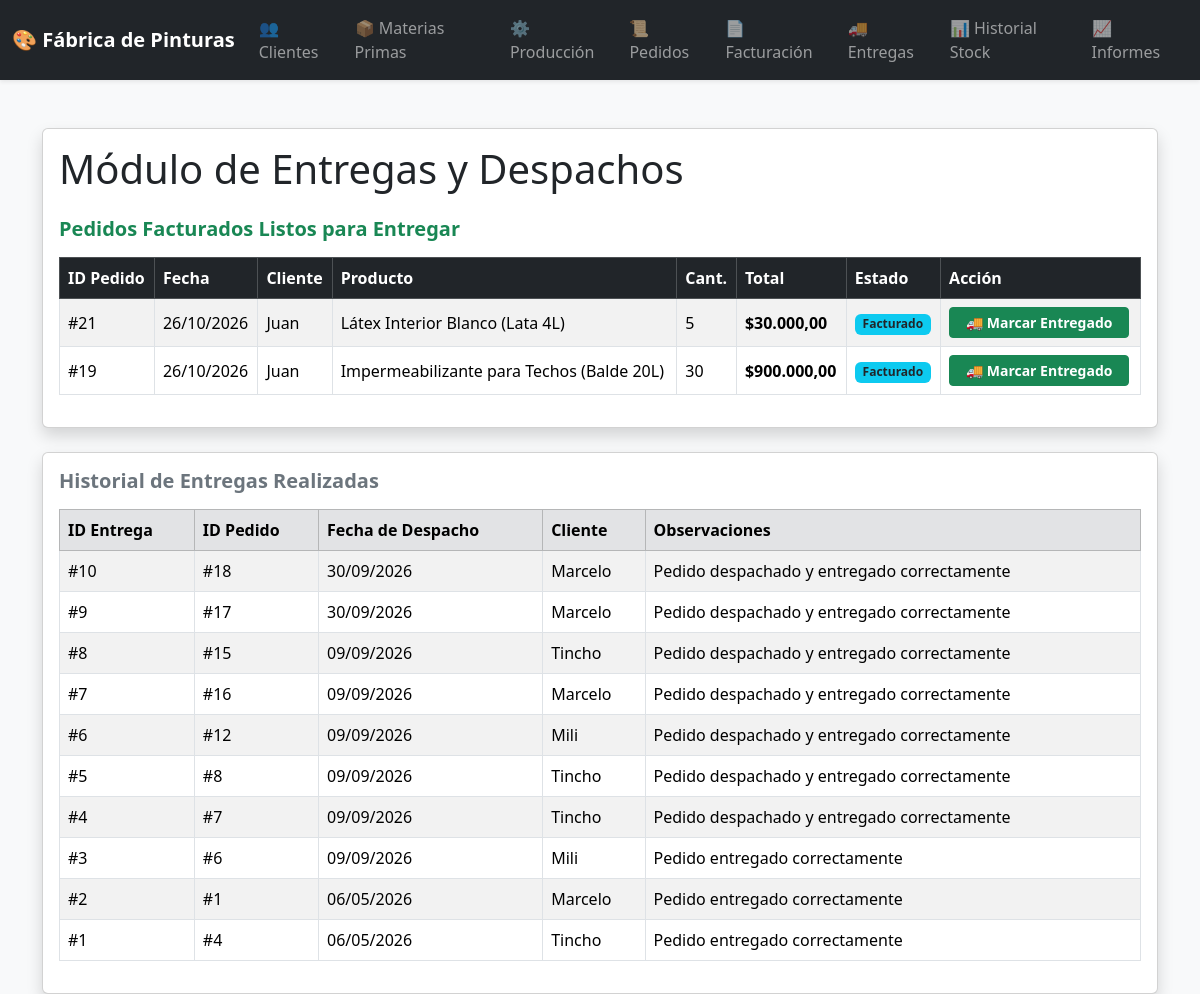
The app's page /entregas.php with its own data.
### tables this page shows
CREATE TABLE `pedidos` (
  `id` int(11) NOT NULL,
  `cliente_id` int(11) DEFAULT NULL,
  `fecha` date DEFAULT NULL,
  `estado` varchar(50) DEFAULT NULL
);

CREATE TABLE `clientes` (
  `id` int(11) NOT NULL,
  `nombre` varchar(100) DEFAULT NULL,
  `telefono` varchar(50) DEFAULT NULL,
  `email` varchar(100) DEFAULT NULL,
  `direccion` varchar(150) DEFAULT NULL
);

CREATE TABLE `productos` (
  `id` int(11) NOT NULL,
  `nombre` varchar(100) DEFAULT NULL,
  `descripcion` varchar(150) DEFAULT NULL,
  `precio` decimal(10,2) DEFAULT NULL,
  `stock` int(11) DEFAULT NULL,
  `categoria` varchar(100) DEFAULT NULL
);

CREATE TABLE `pedido_detalle` (
  `id` int(11) NOT NULL,
  `pedido_id` int(11) DEFAULT NULL,
  `producto_id` int(11) DEFAULT NULL,
  `cantidad` int(11) DEFAULT NULL,
  `precio_unitario` decimal(10,2) DEFAULT NULL
);

CREATE TABLE `entregas` (
  `id` int(11) NOT NULL,
  `pedido_id` int(11) DEFAULT NULL,
  `fecha` date DEFAULT NULL,
  `observaciones` varchar(200) DEFAULT NULL
);

### entregas.php (the view, shortened to what this page needs)
<?php
include("conexion.php");
$pedidosFacturados = $conexion->query("
    SELECT
        pedidos.id,
        pedidos.fecha,
        pedidos.estado,
        clientes.nombre AS cliente,
        productos.nombre AS producto,
        pedido_detalle.cantidad,
        (pedido_detalle.cantidad * pedido_detalle.precio_unitario) AS total
    FROM pedidos
    INNER JOIN clientes ON pedidos.cliente_id = clientes.id
    INNER JOIN pedido_detalle ON pedidos.id = pedido_detalle.pedido_id
    INNER JOIN productos ON pedido_detalle.producto_id = productos.id
    WHERE pedidos.estado = 'facturado'
    ORDER BY pedidos.id DESC
");
$entregas = $conexion->query("
    SELECT
        entregas.id,
        entregas.fecha,
        entregas.observaciones,
        pedidos.id AS pedido_id,
        clientes.nombre AS cliente
    FROM entregas
    INNER JOIN pedidos ON entregas.pedido_id = pedidos.id
    INNER JOIN clientes ON pedidos.cliente_id = clientes.id
    ORDER BY entregas.id DESC
");
?>
<!DOCTYPE html>
<html lang="es">
<head>
    <link href="https://cdn.jsdelivr.net/npm/bootstrap@5.3.3/dist/css/bootstrap.min.css" rel="stylesheet">
</head>
<body class="bg-light">
<?php include("menu.php"); ?>
<div class="container mt-5">
    <div class="card shadow mb-4">
        <div class="card-body">
            <h1 class="mb-4">Módulo de Entregas y Despachos</h1>
            <h2 class="h5 mb-3 text-success fw-bold">Pedidos Facturados Listos para Entregar</h2>
            <div class="table-responsive">
                <table class="table table-bordered table-striped align-middle">
                    <thead class="table-dark">
                        <tr>
                            <th>ID Pedido</th>
                            <th>Fecha</th>
                            <th>Cliente</th>
                            <th>Producto</th>
                            <th>Cant.</th>
                            <th>Total</th>
                            <th>Estado</th>
                            <th>Acción</th>
                        </tr>
                    </thead>
                    <tbody>
                        <?php if ($pedidosFacturados->num_rows == 0) { ?>
                            <tr>
                                <td colspan="8" class="text-center text-muted py-3">No hay pedidos facturados pendientes de entrega.</td>
                            </tr>
                        <?php } else { ?>
                            <?php while($fila = $pedidosFacturados->fetch_assoc()) { ?>
                                <tr>
                                    <td>#<?php echo $fila['id']; ?></td>
                                    <td><?php echo date("d/m/Y", strtotime($fila['fecha'])); ?></td>
                                    <td><?php echo $fila['cliente']; ?></td>
                                    <td><?php echo $fila['producto']; ?></td>
                                    <td><?php echo $fila['cantidad']; ?></td>
                                    <td><strong>$<?php echo number_format($fila['total'], 2, ',', '.'); ?></strong></td>
                                    <td><span class="badge bg-info text-dark">Facturado</span></td>
                                    <td>
                                        <a href="entregas.php?entregar=<?php echo $fila['id']; ?>"
                                           class="btn btn-sm btn-success fw-bold px-3"
                                           onclick="return confirm('¿Confirmar la entrega del pedido #<?php echo $fila['id']; ?> al cliente?')">
                                           🚚 Marcar Entregado
                                        </a>
                                    </td>
                                </tr>
                            <?php } ?>
                        <?php } ?>
                    </tbody>
                </table>
            </div>
        </div>
    </div>
    <div class="card shadow">
        <div class="card-body">
            <h2 class="h5 mb-3 text-secondary fw-bold">Historial de Entregas Realizadas</h2>
            <div class="table-responsive">
                <table class="table table-bordered table-striped align-middle">
                    <thead class="table-secondary">
                        <tr>
                            <th>ID Entrega</th>
                            <th>ID Pedido</th>
                            <th>Fecha de Despacho</th>
                            <th>Cliente</th>
                            <th>Observaciones</th>
                        </tr>
                    </thead>
                    <tbody>
                        <?php if ($entregas->num_rows == 0) { ?>
                            <tr>
                                <td colspan="5" class="text-center text-muted py-3">No hay entregas registradas todavía.</td>
                            </tr>
                        <?php } else { ?>
                            <?php while($entrega = $entregas->fetch_assoc()) { ?>
                                <tr>
                                    <td>#<?php echo $entrega['id']; ?></td>
                                    <td>#<?php echo $entrega['pedido_id']; ?></td>
                                    <td><?php echo date("d/m/Y", strtotime($entrega['fecha'])); ?></td>
                                    <td><?php echo $entrega['cliente']; ?></td>
                                    <td><?php echo $entrega['observaciones']; ?></td>
                                </tr>
                            <?php } ?>
                        <?php } ?>
                    </tbody>
                </table>
            </div>
        </div>
    </div>
</div>
</body>
</html>

### menu.php (shortened to what this page needs)
<nav class="navbar navbar-expand-lg navbar-dark bg-dark shadow-sm">
    <div class="container-fluid">
        <a class="navbar-brand fw-bold" href="produccion.php">🎨 Fábrica de Pinturas</a>
        <div class="collapse navbar-collapse" id="navbarNav">
            <ul class="navbar-nav ms-auto">
                <li class="nav-item">
                    <a class="nav-link" href="index.php">👥 Clientes</a>
                </li>
                <li class="nav-item">
                    <a class="nav-link" href="materias_primas.php">📦 Materias Primas</a>
                </li>
                <li class="nav-item">
                    <a class="nav-link" href="produccion.php">⚙️ Producción</a>
                </li>
                <li class="nav-item">
                    <a class="nav-link" href="pedidos.php">📜 Pedidos</a>
                </li>
                <li class="nav-item">
                    <a class="nav-link" href="facturacion.php">📄 Facturación</a>
                </li>
                <li class="nav-item">
                    <a class="nav-link" href="entregas.php">🚚 Entregas</a>
                </li>
                <li class="nav-item">
                    <a class="nav-link" href="stock.php">📊 Historial Stock</a>
                </li>
                <li class="nav-item">
                    <a class="nav-link" href="informes.php">📈 Informes</a>
                </li>
            </ul>
        </div>
    </div>
</nav>

### records on screen
pedidos: id "21", fecha "26/10/2026", cliente.nombre "Juan", productos.nombre "Látex Interior Blanco (Lata 4L)", pedido_detalle.cantidad "5", total "30.000,00"
pedidos: id "19", fecha "26/10/2026", cliente.nombre "Juan", productos.nombre "Impermeabilizante para Techos (Balde 20L)", pedido_detalle.cantidad "30", total "900.000,00"
entregas: id "10", pedido "18", fecha "30/09/2026", clientes.nombre "Marcelo", observaciones "Pedido despachado y entregado correctamente"
entregas: id "9", pedido "17", fecha "30/09/2026", clientes.nombre "Marcelo", observaciones "Pedido despachado y entregado correctamente"
entregas: id "8", pedido "15", fecha "09/09/2026", clientes.nombre "Tincho", observaciones "Pedido despachado y entregado correctamente"
entregas: id "7", pedido "16", fecha "09/09/2026", clientes.nombre "Marcelo", observaciones "Pedido despachado y entregado correctamente"
entregas: id "6", pedido "12", fecha "09/09/2026", clientes.nombre "Mili", observaciones "Pedido despachado y entregado correctamente"
entregas: id "5", pedido "8", fecha "09/09/2026", clientes.nombre "Tincho", observaciones "Pedido despachado y entregado correctamente"
entregas: id "4", pedido "7", fecha "09/09/2026", clientes.nombre "Tincho", observaciones "Pedido despachado y entregado correctamente"
entregas: id "3", pedido "6", fecha "09/09/2026", clientes.nombre "Mili", observaciones "Pedido entregado correctamente"
entregas: id "2", pedido "1", fecha "06/05/2026", clientes.nombre "Marcelo", observaciones "Pedido entregado correctamente"
entregas: id "1", pedido "4", fecha "06/05/2026", clientes.nombre "Tincho", observaciones "Pedido entregado correctamente"
